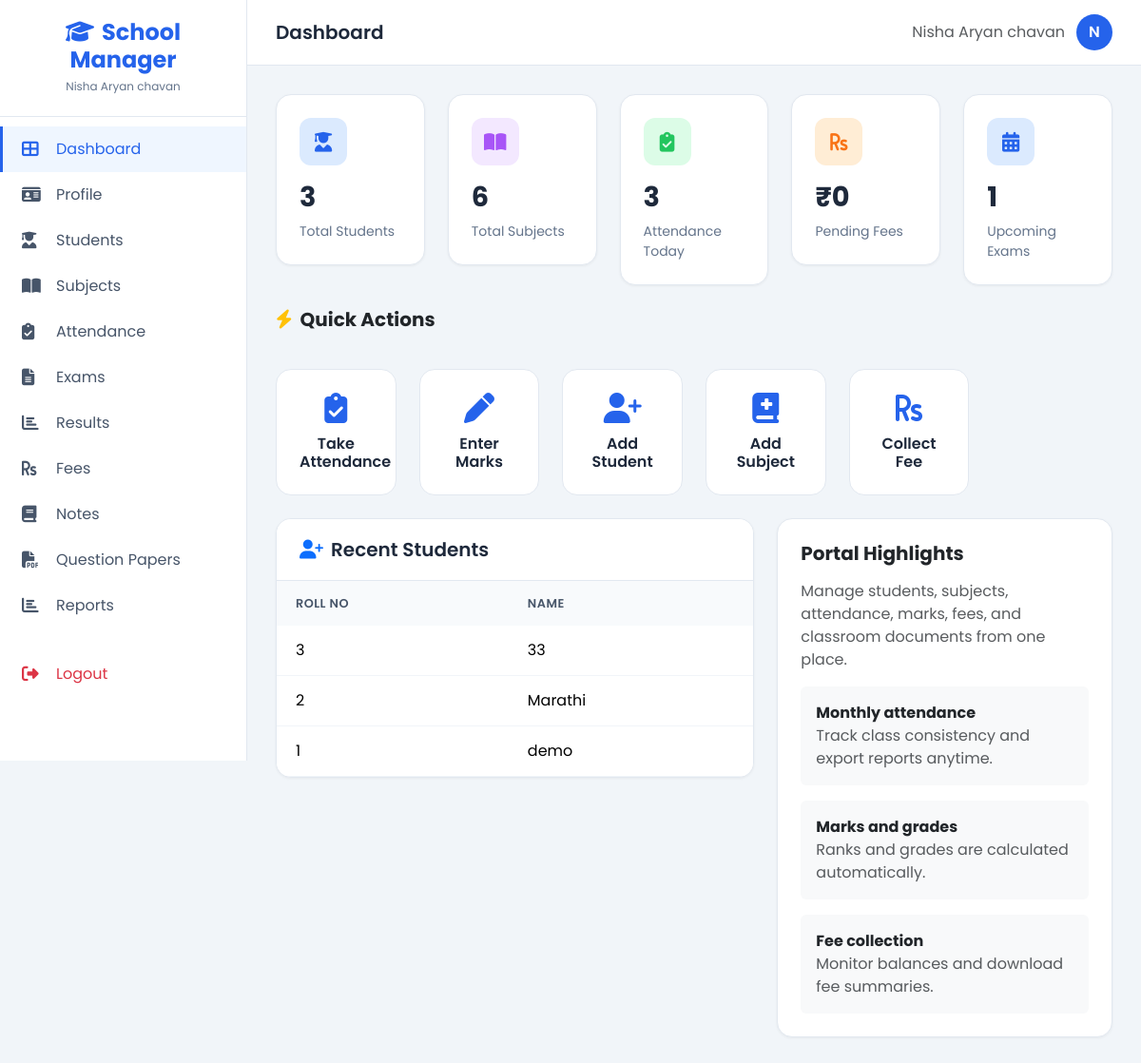
The app's page /dashboard (signed in) with its own data.
### tables this page shows
CREATE TABLE students (
            id INTEGER PRIMARY KEY AUTOINCREMENT,
            teacher_id INTEGER NOT NULL,
            roll_no INTEGER NOT NULL,
            name TEXT NOT NULL,
            created_at TIMESTAMP DEFAULT CURRENT_TIMESTAMP, father_name TEXT, mother_name TEXT, phone TEXT,
            FOREIGN KEY (teacher_id) REFERENCES teachers(id)
        );

### routes/main.py (the view)
@main_bp.route('/dashboard')
@login_required(role='teacher')
def dashboard():
    teacher_id = session['user_id']
    conn = get_db()
    cursor = conn.cursor()
    cursor.execute("SELECT COUNT(*) AS total FROM students WHERE teacher_id = ?", (teacher_id,))
    total_students = cursor.fetchone()['total']
    cursor.execute("SELECT COUNT(*) AS total FROM subjects WHERE teacher_id = ?", (teacher_id,))
    total_subjects = cursor.fetchone()['total']
    today = date.today().isoformat()
    cursor.execute(
        '''
        SELECT COUNT(*) AS total
        FROM attendance
        WHERE teacher_id = ? AND date = ? AND status = 'present'
        ''',
        (teacher_id, today),
    )
    attendance_today = cursor.fetchone()['total']
    cursor.execute(
        '''
        SELECT COALESCE(SUM(CASE WHEN annual_fee > paid_amount THEN annual_fee - paid_amount ELSE 0 END), 0) AS pending
        FROM fees
        WHERE teacher_id = ?
        ''',
        (teacher_id,),
    )
    fees_pending = cursor.fetchone()['pending']
    cursor.execute(
        '''
        SELECT COUNT(*) AS total
        FROM exams
        WHERE teacher_id = ? AND exam_date IS NOT NULL AND exam_date >= ?
        ''',
        (teacher_id, today),
    )
    upcoming_exams = cursor.fetchone()['total']
    cursor.execute(
        '''
        SELECT roll_no, name
        FROM students
        WHERE teacher_id = ?
        ORDER BY created_at DESC
        LIMIT 5
        ''',
        (teacher_id,),
    )
    recent_students = cursor.fetchall()
    conn.close()
    return render_template(
        'teacher/dashboard.html',
        total_students=total_students,
        total_subjects=total_subjects,
        attendance_today=attendance_today,
        fees_pending=fees_pending,
        upcoming_exams=upcoming_exams,
        recent_students=recent_students,
    )

### models/database.py (called while the page is built)
def get_db():
    os.makedirs(os.path.dirname(DB_PATH), exist_ok=True)
    conn = sqlite3.connect(DB_PATH)
    conn.row_factory = sqlite3.Row
    conn.execute("PRAGMA foreign_keys = ON")
    return conn

### utils/auth.py (called while the page is built, shortened)
def login_required(role=None):
    def decorator(f):
        @wraps(f)
        def decorated_function(*args, **kwargs):
            if 'user_id' not in session:
                flash('Please login first', 'warning')
                return redirect(url_for('auth.login'))
            return f(*args, **kwargs)
        return decorated_function
    return decorator

### templates/teacher/dashboard.html (shortened to what this page needs)
{% extends "base.html" %}
{% block page_title %}Dashboard{% endblock %}
{% block content %}
<div class="row g-4 mb-4">
    <div class="col-md-6 col-lg">
        <div class="stat-card">
            <div class="stat-icon blue"><i class="fas fa-user-graduate"></i></div>
            <div class="stat-value">{{ total_students }}</div>
            <div class="stat-label">Total Students</div>
        </div>
    </div>
    <div class="col-md-6 col-lg">
        <div class="stat-card">
            <div class="stat-icon purple"><i class="fas fa-book-open"></i></div>
            <div class="stat-value">{{ total_subjects }}</div>
            <div class="stat-label">Total Subjects</div>
        </div>
    </div>
    <div class="col-md-6 col-lg">
        <div class="stat-card">
            <div class="stat-icon green"><i class="fas fa-clipboard-check"></i></div>
            <div class="stat-value">{{ attendance_today }}</div>
            <div class="stat-label">Attendance Today</div>
        </div>
    </div>
    <div class="col-md-6 col-lg">
        <div class="stat-card">
            <div class="stat-icon orange"><i class="fas fa-rupee-sign"></i></div>
            <div class="stat-value">&#8377;{{ "{:,.0f}".format(fees_pending) }}</div>
            <div class="stat-label">Pending Fees</div>
        </div>
    </div>
    <div class="col-md-6 col-lg">
        <div class="stat-card">
            <div class="stat-icon blue"><i class="fas fa-calendar-alt"></i></div>
            <div class="stat-value">{{ upcoming_exams }}</div>
            <div class="stat-label">Upcoming Exams</div>
        </div>
    </div>
</div>
<div class="row g-4 mb-4">
    <div class="col-12">
        <h5 class="fw-bold mb-3"><i class="fas fa-bolt me-2 text-warning"></i>Quick Actions</h5>
    </div>
    <div class="col-md-4 col-lg-2 col-6">
        <a href="{{ url_for('main.attendance') }}" class="quick-action">
            <i class="fas fa-clipboard-check"></i>
            <h6>Take Attendance</h6>
        </a>
    </div>
    <div class="col-md-4 col-lg-2 col-6">
        <a href="{{ url_for('main.exams') }}" class="quick-action">
            <i class="fas fa-pen"></i>
            <h6>Enter Marks</h6>
        </a>
    </div>
    <div class="col-md-4 col-lg-2 col-6">
        <a href="{{ url_for('main.students') }}" class="quick-action">
            <i class="fas fa-user-plus"></i>
            <h6>Add Student</h6>
        </a>
    </div>
    <div class="col-md-4 col-lg-2 col-6">
        <a href="{{ url_for('main.subjects') }}" class="quick-action">
            <i class="fas fa-book-medical"></i>
            <h6>Add Subject</h6>
        </a>
    </div>
    <div class="col-md-4 col-lg-2 col-6">
        <a href="{{ url_for('main.fees') }}" class="quick-action">
            <i class="fas fa-rupee-sign"></i>
            <h6>Collect Fee</h6>
        </a>
    </div>
</div>
<div class="row g-4">
    <div class="col-lg-7">
        <div class="table-card">
            <div class="card-header">
                <h5><i class="fas fa-user-plus me-2 text-primary"></i>Recent Students</h5>
            </div>
            <div class="table-responsive">
                <table class="table">
                    <thead>
                        <tr>
                            <th>Roll No</th>
                            <th>Name</th>
                        </tr>
                    </thead>
                    <tbody>
                        {% for student in recent_students %}
                        <tr>
                            <td>{{ student.roll_no }}</td>
                            <td>{{ student.name }}</td>
                        </tr>
                        {% else %}
                        <tr>
                            <td colspan="2" class="text-center text-muted py-4">No students added yet.</td>
                        </tr>
                        {% endfor %}
                    </tbody>
                </table>
            </div>
        </div>
    </div>
    <div class="col-lg-5">
        <div class="stat-card h-100">
            <h5 class="fw-bold mb-3">Portal Highlights</h5>
            <p class="text-muted mb-3">Manage students, subjects, attendance, marks, fees, and classroom documents from one place.</p>
            <div class="d-grid gap-3">
                <div class="p-3 rounded bg-light">
                    <strong class="d-block">Monthly attendance</strong>
                    <span class="text-muted">Track class consistency and export reports anytime.</span>
                </div>
                <div class="p-3 rounded bg-light">
                    <strong class="d-block">Marks and grades</strong>
                    <span class="text-muted">Ranks and grades are calculated automatically.</span>
                </div>
                <div class="p-3 rounded bg-light">
                    <strong class="d-block">Fee collection</strong>
                    <span class="text-muted">Monitor balances and download fee summaries.</span>
                </div>
            </div>
        </div>
    </div>
</div>
{% endblock %}

### templates/base.html (style rules this page uses)
:root { --primary: #2563eb; --primary-dark: #1d4ed8; --secondary: #64748b; --accent: #22c55e; --bg-light: #f1f5f9; --sidebar-width: 260px; --sidebar-collapsed: 70px; }
* { margin: 0; padding: 0; box-sizing: border-box; }
body { font-family: 'Poppins', sans-serif; background: var(--bg-light); min-height: 100vh; }
.stat-card { background: #fff; border-radius: 16px; padding: 24px; box-shadow: 0 1px 3px rgba(0,0,0,0.05); border: 1px solid #e2e8f0; transition: transform 0.2s, box-shadow 0.2s; }
.stat-icon { width: 50px; height: 50px; border-radius: 12px; display: flex; align-items: center; justify-content: center; font-size: 1.3rem; margin-bottom: 12px; }
.stat-icon.blue { background: #dbeafe; color: var(--primary); }
.stat-icon.green { background: #dcfce7; color: var(--accent); }
.stat-icon.orange { background: #ffedd5; color: #f97316; }
.stat-icon.purple { background: #f3e8ff; color: #a855f7; }
.stat-value { font-size: 1.8rem; font-weight: 700; color: #1e293b; margin: 0; }
.stat-label { color: var(--secondary); font-size: 0.875rem; margin-top: 4px; }
.table-card { background: #fff; border-radius: 16px; box-shadow: 0 1px 3px rgba(0,0,0,0.05); border: 1px solid #e2e8f0; overflow: hidden; }
.table-card .card-header { background: #fff; border-bottom: 1px solid #e2e8f0; padding: 20px 24px; }
.table-card .card-header h5 { margin: 0; font-weight: 600; color: #1e293b; }
.table-card .table { margin: 0; }
.table-card .table th { background: #f8fafc; color: #475569; font-weight: 600; font-size: 0.8rem; text-transform: uppercase; letter-spacing: 0.5px; border: none; padding: 14px 20px; }
.table-card .table td { padding: 14px 20px; border-color: #f1f5f9; vertical-align: middle; }
.quick-action { background: #fff; border-radius: 16px; padding: 24px; text-align: center; border: 1px solid #e2e8f0; transition: all 0.2s; cursor: pointer; text-decoration: none; color: inherit; display: block; }
.quick-action i { font-size: 2rem; color: var(--primary); margin-bottom: 12px; }
.quick-action h6 { font-weight: 600; margin: 0; color: #1e293b; }

### records on screen
students: roll_no "3", name "33"
students: roll_no "2", name "Marathi"
students: roll_no "1", name "demo"

### other values on screen
{{ session.teacher_name or session.username }} "Nisha Aryan chavan"
{{ (session.teacher_name or session.username)[0].upper() }} "N"
{{ total_students }} "3"
{{ total_subjects }} "6"
{{ attendance_today }} "3"
{{ "{:,.0f}".format(fees_pending) }} "0"
{{ upcoming_exams }} "1"
